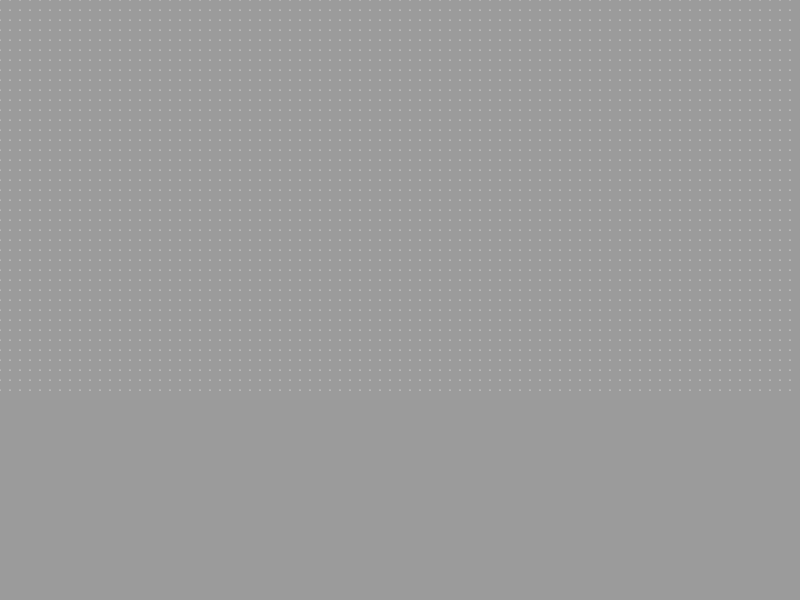
Frame 1 (no input)
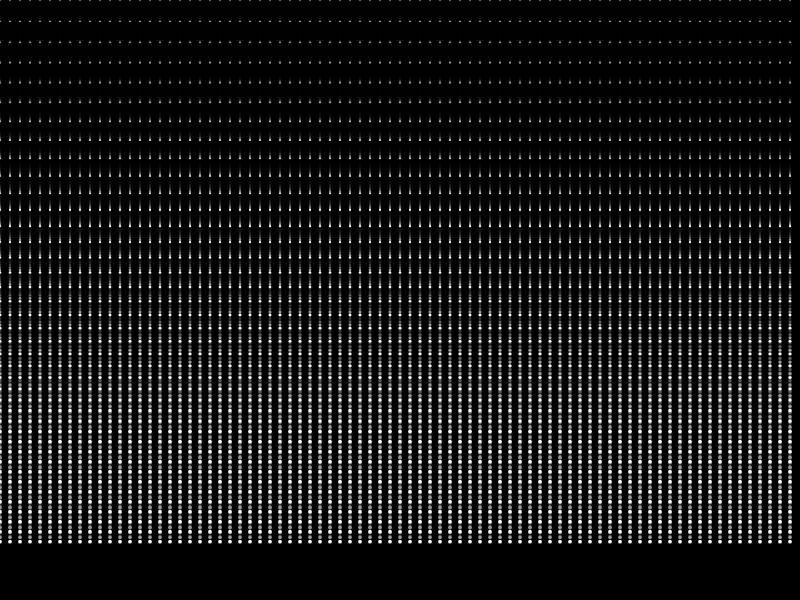
Frame 60 (no input)
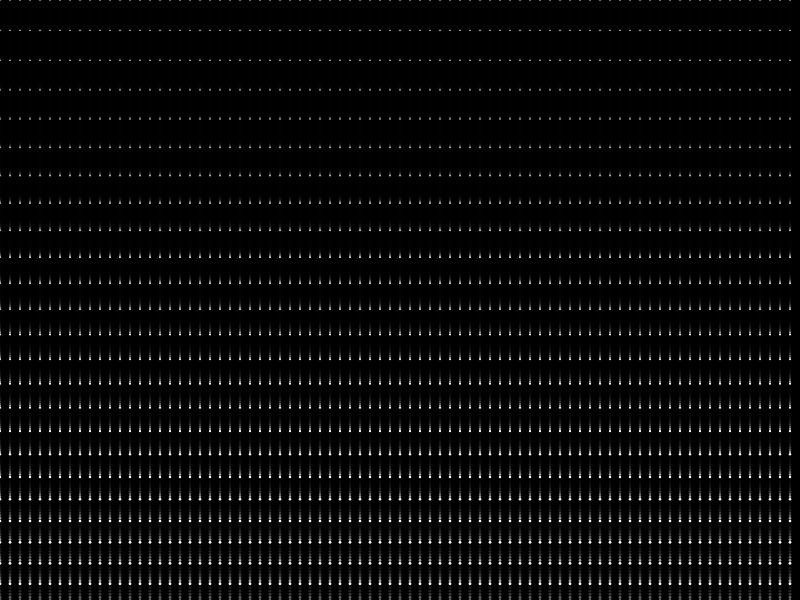
Frame 120 (the mouse pressed at the canvas centre since frame 60)

The p5.js sketch that drew these frames (run headless with seeded random() and noise() and a simulated clock; from frame 60 on, the mouse is pressed at the canvas centre):

// p5.js sketch
// ── sketch.js
var ropes = [];
var mouseRepelStrength = 100;
var particlesPerRope = 40;
var springLength = 10;
var springStrength = .2;
var springFriction = .1;
var airFriction = 0.01;
var gravitation;

function setup() {
  gravitation = createVector(0, 0.05);
  createCanvas(displayWidth, displayHeight);
  for (var i = 0; i*10 < width; i++) {
    ropes.push(new Rope(particlesPerRope,
      createVector(i*10, 0),
      springLength,
      springStrength,
      springFriction,
      airFriction)
    );
  }
}

function draw() {
  background(0,0,0,100);
  ropes.forEach(function(rope) {
    rope.applyInternalForce();
    rope.applyForce(gravitation);
    rope.update();
    rope.display();
  })
}

function mouseClicked() {
  ropes.forEach(function(rope) {
    rope.repelFromMouse(mouseX, mouseY, 200);
  })
}

// ── particle.js
var Particle = function(x, y) {
  this.pos = createVector(x, y);
  this.vel = createVector(0, 0);
  this.acc = createVector(0, 0);
  this.mass = 1;

  this.applyForce = function(force) {
    var f = force.copy();
    f.div(this.mass);
    this.acc.add(f);
  };

  this.update = function() {
    this.vel.add(this.acc);
    this.pos.add(this.vel);
    this.acc.mult(0);
  };

  this.display = function() {
    strokeWeight(0);
    var magMap = map(this.vel.mag(), 0, 15, 1, 10);
    ellipse(this.pos.x, this.pos.y, this.mass*magMap, this.mass*magMap);
  };
}

// ── rope.js
/**
 * A class to represent a rope.  A rope is made up of a number of particles
 * strung together by springs. Each spring has a specific length at which it
 * exerts no force.  This is represented by the springLength variable.
 * Based on http://nehe.gamedev.net/tutorial/rope_physics/17006/
 * @param {Number} numParticles
 * @return {Vector} connectionPoint
 * @param {Number} springLength
 * @param {Number} springStrength
 * @param {Number} springFriction
 * @param {Number} airFriction
 */

var Rope = function(numParticles, connectionPoint, springLength, springStrength, springFriction, airFriction) {

  this.numParticles = numParticles;
  this.connectionPoint = connectionPoint;
  this.spring = new Spring(springStrength, springLength, springFriction)
  this.airFriction = airFriction;
  this.particles = [];

  for (var i = 0; i < this.numParticles; i++) {
    var particle = new Particle(this.connectionPoint.x, connectionPoint.y+(i*springLength));
    this.particles.push(particle);
  }

  // This function applies the force of the springs that connect each pair
  // of adjacent particles.
  this.applyInternalForce = function() {
    var particles = this.particles;
    for (var i = 0; i < this.numParticles-1; i++) {
      var force = this.spring.calculateForce(particles[i], particles[i+1]);
      particles[i].applyForce(force);
      particles[i+1].applyForce(force.mult(-1));
    }
  }

  // If force is null this function applies air friction to the rope. Otherwise
  // it applies the forces provided in addition to air friction.
  // I chose to apply multiple forces in this function instead of having a
  // separate function to apply airFriction to reduce the number of times we need
  // to loop through all of the particles.
  // Question for grader: Is the efficiency gained by doing this trivial or
  // worthwhile? How should I move airFriction calculation outside of the rope
  // class?
  this.applyForce = function(force) {
    var particles = this.particles;
    for (var i = 0; i < this.numParticles; i++) {
      particles[i].applyForce(gravitation);
      if (force != null) {
        particles[i].applyForce(force)
      }
      particles[i].applyForce(p5.Vector.mult(particles[i].vel, -1).mult(this.airFriction));
    }
    particles[0].pos = connectionPoint;
    particles[0].vel.mult(0);
    particles[0].acc.mult(0);
  }

  this.repelFromMouse = function(mouseX, mouseY, repelForce) {
    var particles = this.particles;
    var mouseVec = createVector(mouseX, mouseY);
    for (var i = 0; i < this.numParticles; i++) {
      var repelVec = p5.Vector.sub(particles[i].pos, mouseVec);
      var distance = repelVec.mag();
      var force = createVector(0,0);
      if (distance != 0)
        force.add(repelVec.normalize().mult(repelForce/(distance/2)));
      particles[i].applyForce(force);
    }
  }

  this.update = function() {
    var particles = this.particles;
    particles.forEach(function (particle) {
      particle.update();
    })
  }

  this.display = function() {
    var particles = this.particles;
    particles.forEach(function (particle) {
      particle.display();
    })
  }
}

// ── spring.js
var Spring = function(springConstant, springLength, frictionConstant) {

	this.springConstant = springConstant; // Stiffness of the spring (float)
	this.springLength = springLength; // The length that the spring does not exert any force (float)
	this.frictionConstant = frictionConstant; // Used for inner friction of the spring (float)

	this.calculateForce = function(p1, p2) {
		var springVector = p5.Vector.sub(p1.pos, p2.pos); // Vector between the two particles
		var distance = springVector.mag();
		var force = createVector(0,0);
		// Normalize the springVector for direction.
		// Multiply by -1 to pull not push.
		// The force of the spring is greater the further away the particles
		// are from each other (springLength * springConstant).
		// The spring should apply no force however when the particles attached are
		// have a separation distance equal to the springLength (distance - springLength)
		if (distance != 0)
			 force.add(springVector.normalize().mult(-1).mult((distance - this.springLength) * this.springConstant));
		// Apply spring inner friction
		force.add(p5.Vector.sub(p1.vel, p2.vel).mult(-1).mult(this.frictionConstant));
		return force;
	}
}
